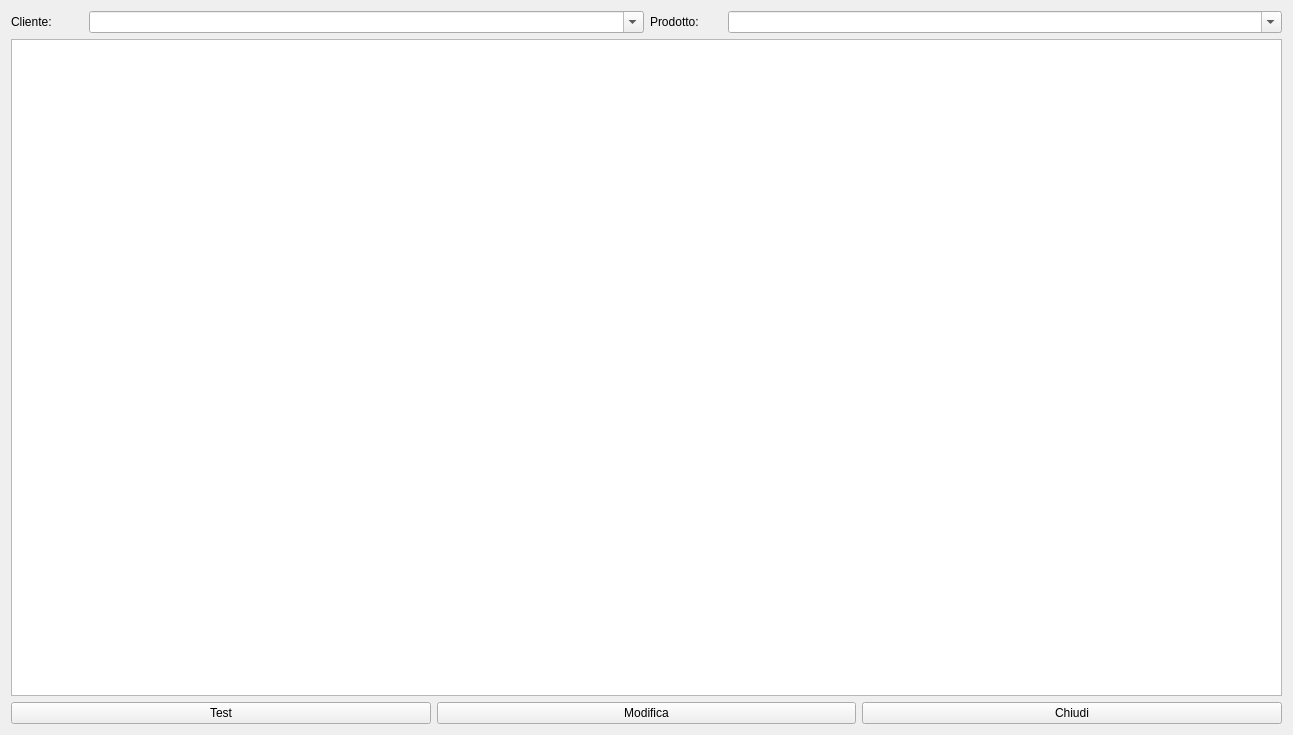
<?xml version="1.0" encoding="UTF-8"?>
<ui version="4.0">
 <class>HSchede</class>
 <widget class="QWidget" name="HSchede">
  <property name="windowModality">
   <enum>Qt::NonModal</enum>
  </property>
  <property name="geometry">
   <rect>
    <x>0</x>
    <y>0</y>
    <width>1293</width>
    <height>735</height>
   </rect>
  </property>
  <property name="contextMenuPolicy">
   <enum>Qt::CustomContextMenu</enum>
  </property>
  <property name="windowTitle">
   <string>Schede</string>
  </property>
  <property name="windowIcon">
   <iconset resource="icons.qrc">
    <normaloff>:/Resources/Folder.PNG</normaloff>:/Resources/Folder.PNG</iconset>
  </property>
  <layout class="QVBoxLayout" name="verticalLayout">
   <item>
    <layout class="QHBoxLayout" name="horizontalLayout_3">
     <item>
      <layout class="QHBoxLayout" name="horizontalLayout">
       <item>
        <widget class="QLabel" name="label">
         <property name="maximumSize">
          <size>
           <width>72</width>
           <height>16777215</height>
          </size>
         </property>
         <property name="text">
          <string>Cliente:</string>
         </property>
        </widget>
       </item>
       <item>
        <widget class="QComboBox" name="cbClienti">
         <property name="editable">
          <bool>true</bool>
         </property>
         <property name="insertPolicy">
          <enum>QComboBox::NoInsert</enum>
         </property>
        </widget>
       </item>
      </layout>
     </item>
     <item>
      <layout class="QHBoxLayout" name="horizontalLayout_2">
       <item>
        <widget class="QLabel" name="label_2">
         <property name="maximumSize">
          <size>
           <width>72</width>
           <height>16777215</height>
          </size>
         </property>
         <property name="text">
          <string>Prodotto:</string>
         </property>
        </widget>
       </item>
       <item>
        <widget class="QComboBox" name="cbProdotti">
         <property name="editable">
          <bool>true</bool>
         </property>
         <property name="insertPolicy">
          <enum>QComboBox::NoInsert</enum>
         </property>
        </widget>
       </item>
      </layout>
     </item>
    </layout>
   </item>
   <item>
    <widget class="QTextEdit" name="textEdit">
     <property name="font">
      <font>
       <family>Courier New</family>
       <pointsize>10</pointsize>
      </font>
     </property>
     <property name="contextMenuPolicy">
      <enum>Qt::ActionsContextMenu</enum>
     </property>
     <property name="frameShape">
      <enum>QFrame::StyledPanel</enum>
     </property>
     <property name="autoFormatting">
      <set>QTextEdit::AutoNone</set>
     </property>
    </widget>
   </item>
   <item>
    <layout class="QHBoxLayout" name="horizontalLayout_4">
     <item>
      <widget class="QPushButton" name="pushButton">
       <property name="text">
        <string>Test</string>
       </property>
      </widget>
     </item>
     <item>
      <widget class="QPushButton" name="pbMod">
       <property name="text">
        <string>Modifica</string>
       </property>
      </widget>
     </item>
     <item>
      <widget class="QPushButton" name="pbClose">
       <property name="text">
        <string>Chiudi</string>
       </property>
      </widget>
     </item>
    </layout>
   </item>
  </layout>
 </widget>
 <resources>
  <include location="icons.qrc"/>
 </resources>
 <connections/>
</ui>
